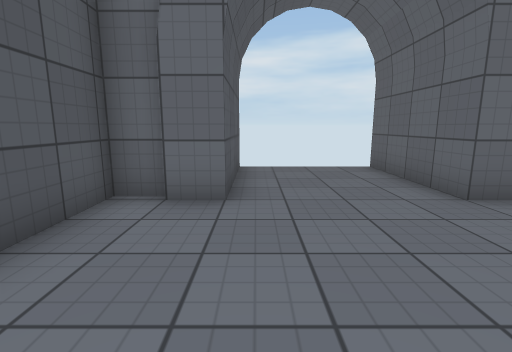
[1] (above)

14 first-person views from a walk through a scene from a Unity 3-D project. The camera is 1.2 m above the floor, tilts 10° down and sees 85° across. The floor is counted in squares, 1 m on a side. Each view is taken from the middle of a square. On the plan, view 1 faces up. The plan holds only what a view shows up to about 13 squares ahead; the rest is blank. The place goes on beyond the plan. Surface patterns are stand-ins for the level's own textures.

[2]
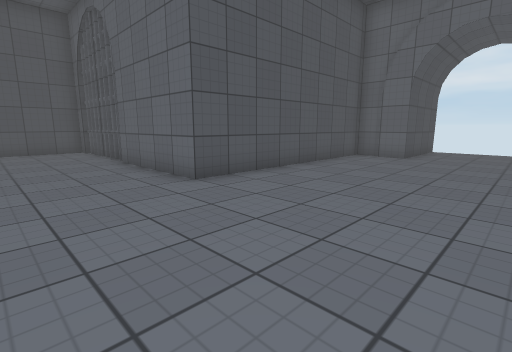

[3]
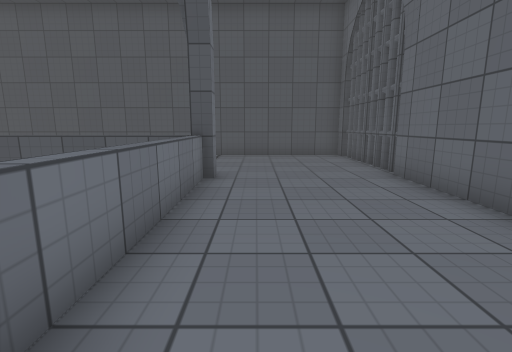

[4]
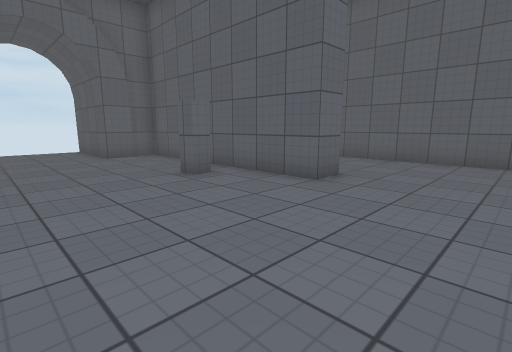

[5]
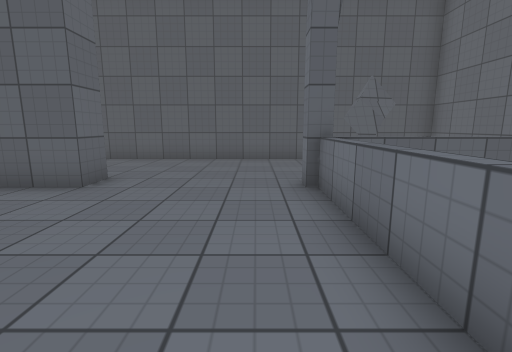

[6]
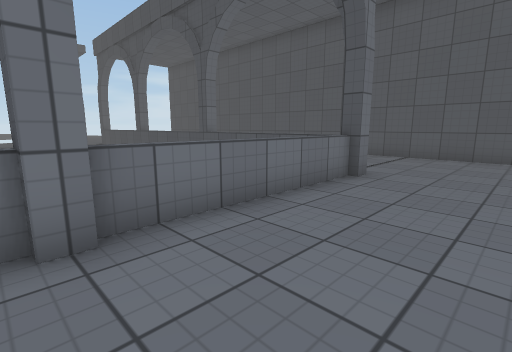

[7]
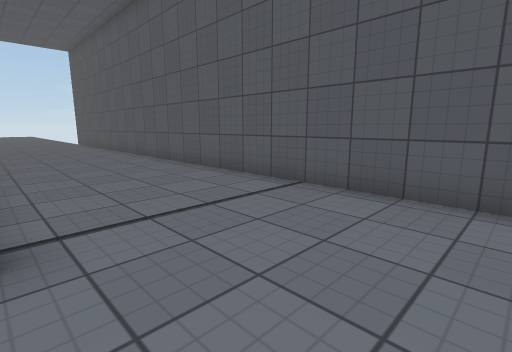

[8]
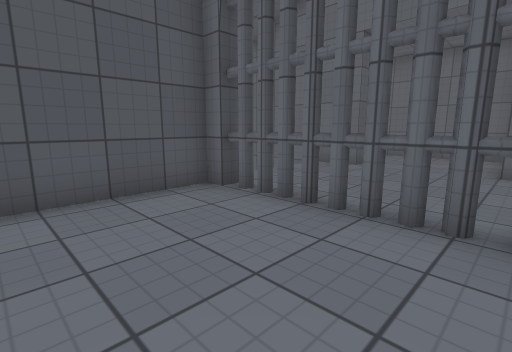

[9]
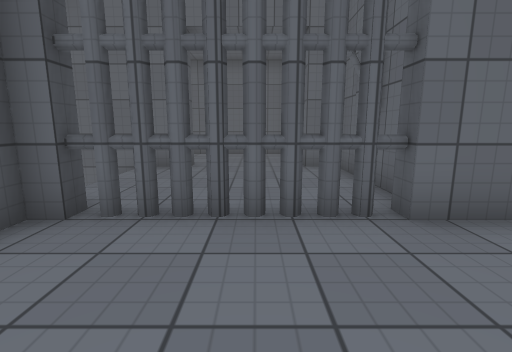

[10]
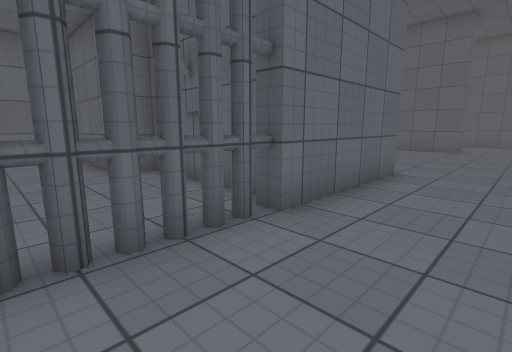

[11]
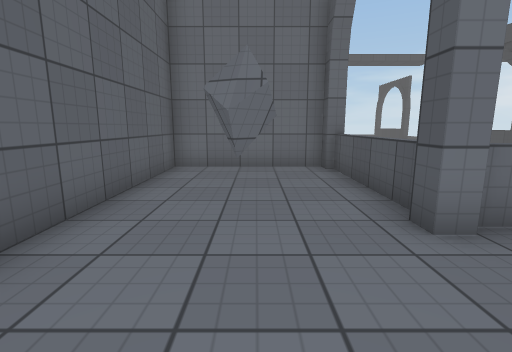

[12]
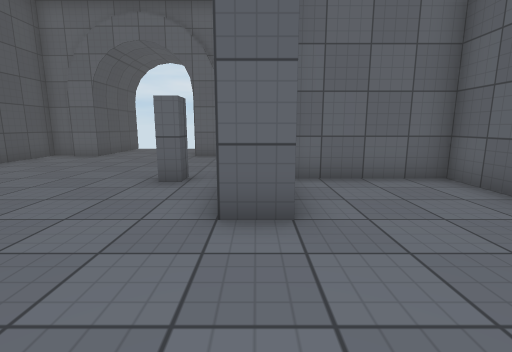

[13]
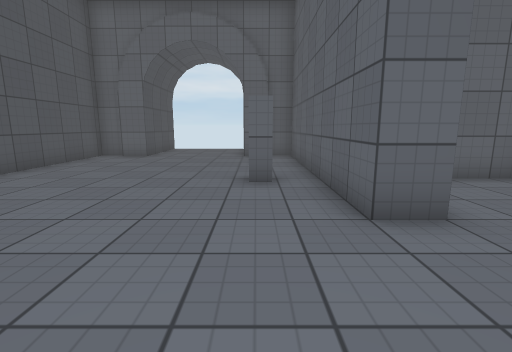

[14]
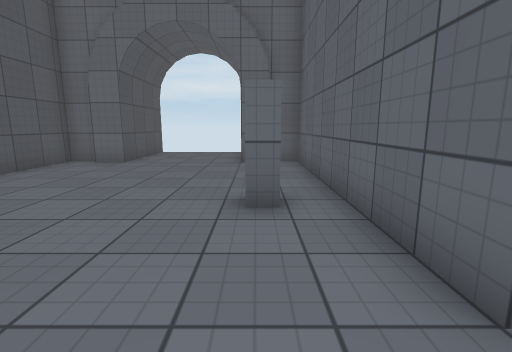

### Floor plan
Key: @ floor where view 1 was taken; # wall or solid block; x gap in a wall; . floor; = window, fence, low wall or low ledge; O other object.
Columns run from 14 left of view 1 to 11 right of it. Each row starts with its distance up from view 1.
  9              #    #
  8              #....#
  7              #....#
  6   ######     #....#
  5    ....#   ###....###
  4    ....#   #........#
  3    ....#   #........#
  2 ####...##  #........#
  1   ......#  #........#
  0   ......#  #..@.....######
 -1   .....O#  #........#....#
 -2    .....#  #........#....#
 -3   #xxxxx####........#....#
 -4   #......................#
 -5   #......................#
 -6   #......................#
 -7   #......................#
 -8   #....#======#=====#....#
 -9   #....#      #     =....#
-10   #....=            =.#..#
-11   #....=            =....#
-12   #....=            =....#
-13   #....=           ##....#
-14   #....#            ######
-15   #....#
-16   #    =

Positions as (right, up) in squares from view 1, and headings:
1: (0, 0), facing up
2: (3, -7), facing up-left
3: (0, -7), facing left
4: (0, -7), facing up-right
5: (0, -7), facing right
6: (0, -5), facing down-left
7: (-7, -5), facing down-left
8: (-7, -7), facing up-left
9: (-9, -7), facing up
10: (-10, -6), facing up-right
11: (8, -5), facing down
12: (6, -7), facing up
13: (4, -7), facing up
14: (4, -5), facing up
